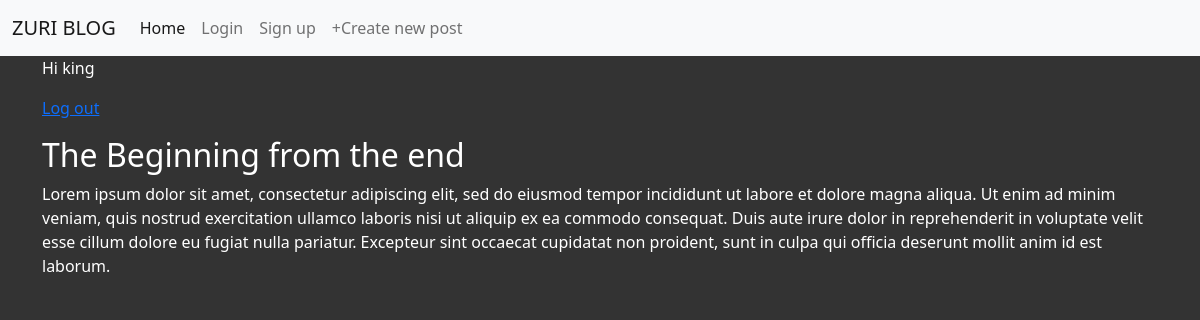
The app's page /post/1/ (signed in) with its own data.
### blog/models.py (models this page shows, shortened)
class Post(models.Model):
    title = models.CharField(max_length=200)
    author = models.ForeignKey("auth.User", on_delete=models.CASCADE)
    body = models.TextField()

### blog/views.py (the view)
# urls.py: path('post/<int:pk>/', BlogDetailView.as_view(), name = 'post_detail'),
class BlogDetailView(LoginRequiredMixin, DetailView):
    model = Post
    template_name = 'post_detail.html'

### templates/post_detail.html (shortened to what this page needs)
<!DOCTYPE html>
<html lang="en">
<head>
</head>
<body>
    {%extends 'base.html'%}
    {%block content%}
        <h2>{{post.title}}</h2>
        <p>{{post.body}}</p>
    {%endblock content%}

### templates/base.html (shortened to what this page needs)
<!DOCTYPE html>
{% load static %}
<html lang="en">
<head>
  <link href="https://cdn.jsdelivr.net/npm/bootstrap@5.0.0-beta3/dist/css/bootstrap.min.css" rel="stylesheet"
>
  <link rel="stylesheet" href="{% static 'css/style.css' %}">
</head>
<body>
  <nav class="navbar navbar-expand-lg navbar-light bg-light">
    <div class="container-fluid">
      <a class="navbar-brand" href="{% url 'home' %}">ZURI BLOG</a>
      <div class="collapse navbar-collapse" id="navbarSupportedContent">
        <ul class="navbar-nav me-auto mb-2 mb-lg-0">
          <li class="nav-item">
            <a class="nav-link active" aria-current="page" href="#">Home</a>
          </li>
          <li class="nav-item">
            <a class="nav-link" href="{% url 'login' %}">Login</a>
          </li>
          <li class="nav-item">
            <a class="nav-link" href="{% url 'signup' %}">Sign up</a>
          </li>
          <li class="nav-item">
            <a class="nav-link" href="{% url 'post_new' %}" tabindex="-1" aria-disabled="true"> +Create new post</a>
          </li>
        </ul>
      </div>
    </div>
  </nav>
  <div class="container">
    {% if user.is_authenticated %}
    <p>Hi {{user.username}}</p>
    <p><a href="{% url 'logout' %}">Log out</a></p>
    {% else %}
    <p>You are not logged in <a href="{% url 'login' %}">login here</a></p>
    {% endif %}
    {% block content %}
    {% endblock content %}
  </div>
</body>
</html>

### static/css/style.css (style rules this page uses)
body { background-color: #333; color:#fff; }

### records on screen
Post: title "The Beginning from the end", body "Lorem ipsum dolor sit amet, consectetur adipiscing elit, sed do eiusmod tempor incididunt ut labore et dolore magna aliqua. Ut enim ad minim veniam, quis nostrud exercitation ullamco laboris nisi ut aliquip ex ea commodo consequat. Duis aute irure dolor in reprehenderit in voluptate velit esse cillum dolore eu fugiat nulla pariatur. Excepteur sint occaecat cupidatat non proident, sunt in culpa qui officia deserunt mollit anim id est laborum."

### other values on screen
{{ user.username }} "king"
